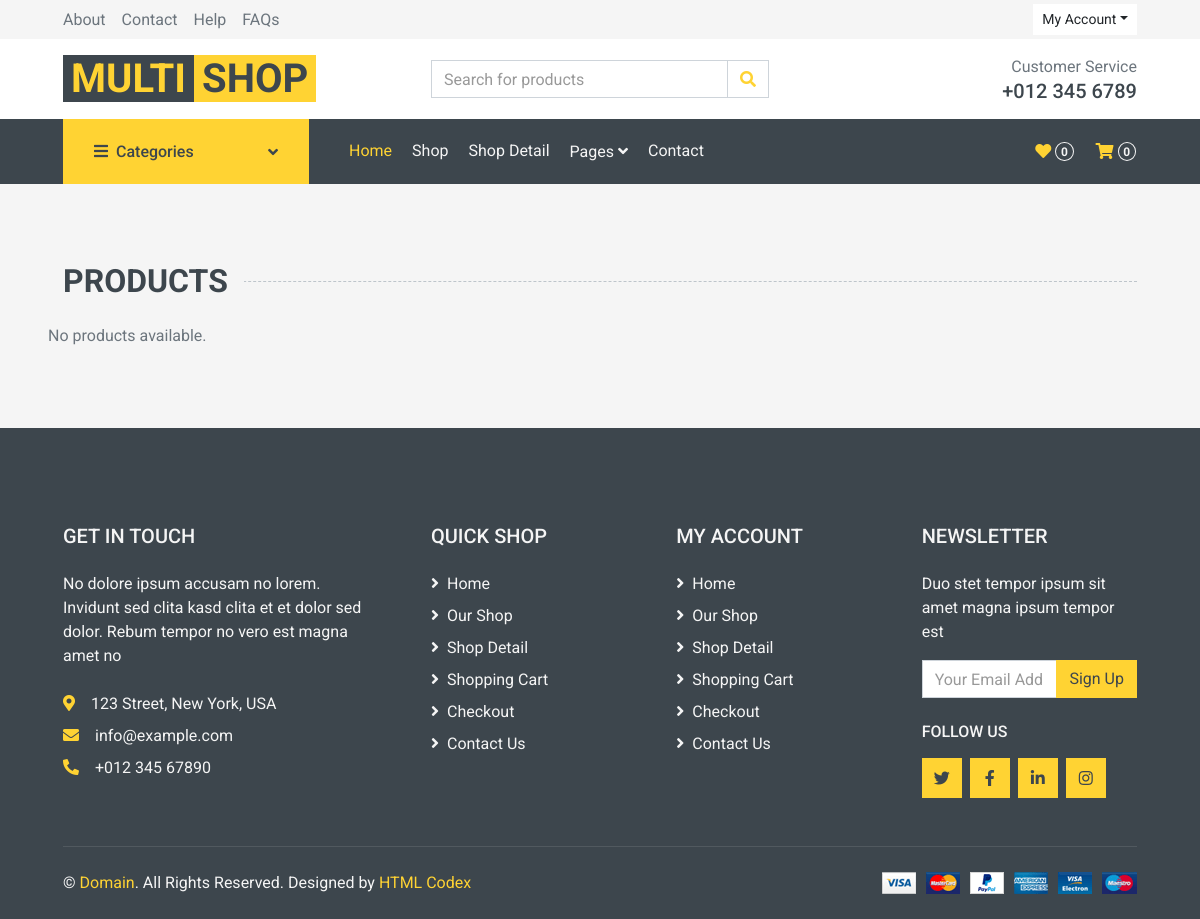
Before: /products/ with the older database file.
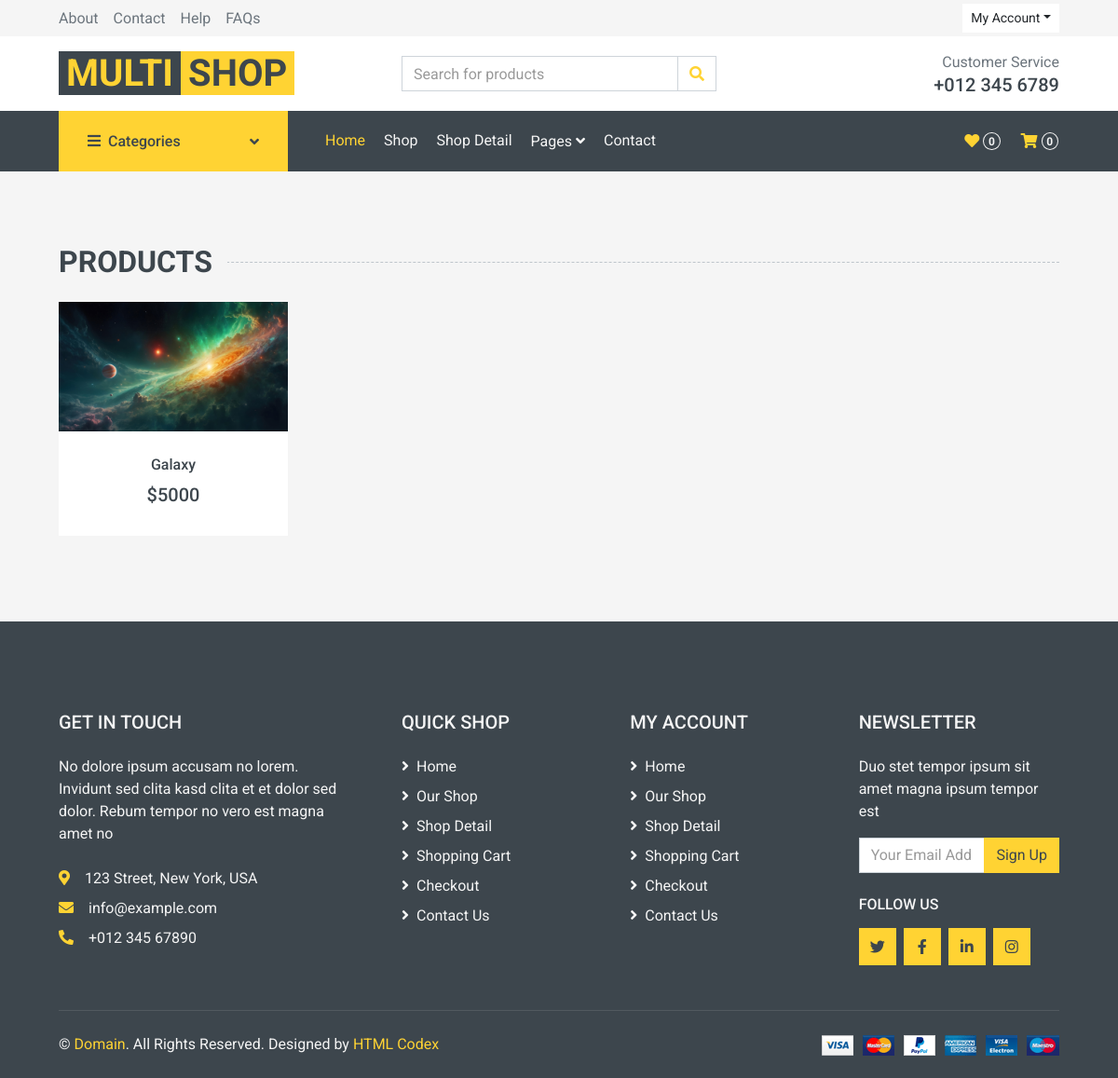
After: the same page with the newer database file.
### product/models.py (models this page shows, shortened)
class Product(models.Model):
    title = models.CharField(max_length=30)
    description = models.TextField()
    price = models.IntegerField()
    discount = models.SmallIntegerField()
    image = models.ImageField(upload_to="products")
    size = models.ManyToManyField(Size, blank=True, null=True, related_name="products")
    color = models.ManyToManyField(Color, related_name="products")

### product/views.py (the view)
# urls.py: path('', views.ProductListView.as_view(), name='all'),
class ProductListView(ListView):
    template_name = "product/product_list.html"
    model = Product
    context_object_name = 'products'

### product/templates/product/product_list.html (shortened to what this page needs)
{% extends "base.html" %}
{% load static %}
{% block main %}
  <div class="container-fluid pt-5 pb-3">
        <h2 class="section-title position-relative text-uppercase mx-xl-5 mb-4"><span class="bg-secondary pr-3">Products</span></h2>
        <div class="row px-xl-5">
            {% for product in products %}
            <div class="col-lg-3 col-md-4 col-sm-6 pb-1">
                <div class="product-item bg-light mb-4">
                    <div class="product-img position-relative overflow-hidden">
                        <img class="img-fluid w-100" src="{{ product.image.url }}" alt="">
                        <div class="product-action">
                        </div>
                    </div>
                    <div class="text-center py-4">
                        <a class="h6 text-decoration-none text-truncate" href="{% url 'product:product_detail' product.id %}">{{ product.title }}</a>
                        <div class="d-flex align-items-center justify-content-center mt-2">
                            <h5>${{ product.price }}</h5>
                        </div>
                    </div>
                </div>
            </div>
             {% empty %}
                <p>No products available.</p>
            {% endfor %}
        </div>
    </div>
{% endblock  %}

Changed rows visible on the page:
added Product: image (picture), title "Galaxy", price "5000"
Other visible differences:
text no longer shown: "No products available."
